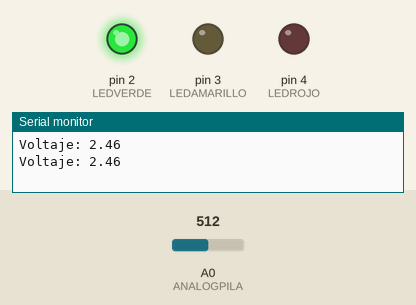
The sketch below on a simulated Arduino Uno, built with avr-gcc and run on an emulated ATmega328P. On the bench: output pins drawn as LEDs (lit = HIGH), the last lines printed to the serial monitor. The inputs (shaded band) are chosen by the test bench; at power-on: A0 (ANALOGPILA) = 512.

Above: at 1.6 s.
1.7 s: A0 (ANALOGPILA) set to 325
5.3 s: A0 (ANALOGPILA) set to 294
At 6.2 s:
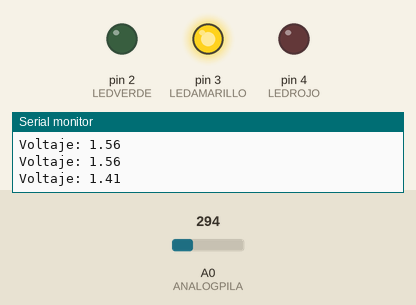
8.9 s: A0 (ANALOGPILA) set to 217
12.4 s: A0 (ANALOGPILA) set to 199
At 13.4 s:
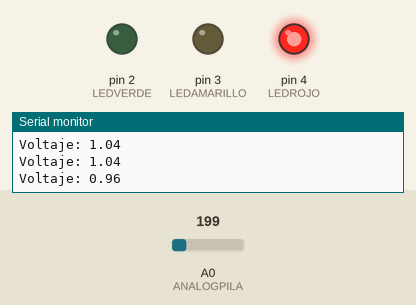
16.0 s: A0 (ANALOGPILA) set to 306
At 16.6 s:
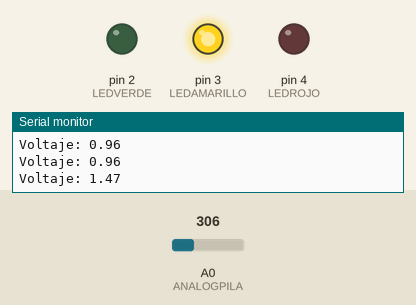
19.5 s: A0 (ANALOGPILA) set to 122
At 20.4 s:
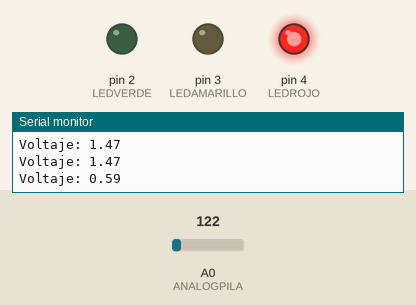
Timing chart, 0 to 22.5 s (numbered marks = the images above; inputs shaded):
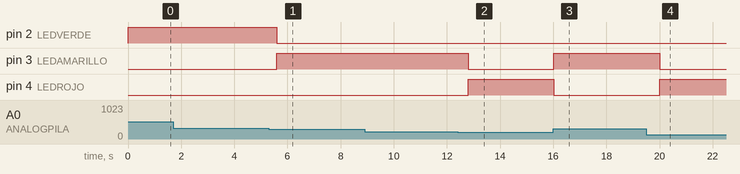

The sketch:

LEDS.ino
```cpp
// Pines para los led
#define LEDVERDE 2
#define LEDAMARILLO 3
#define LEDROJO 4
#define ANALOGPILA A0

//VARIABLES
int analogvalor = 0;
float voltaje = 0;
int ledDelay = 800;

//Umbrales
float maximo = 1.5;
float medio = 1;
float minimo = 0.1;


void setup() {
  // Iniciamos el monitor serie
  Serial.begin(9600);

  // Los pines de led en modo salida
  pinMode(LEDVERDE, OUTPUT);
  pinMode(LEDAMARILLO, OUTPUT);
  pinMode(LEDROJO, OUTPUT);

}

void loop() {
  // lEER ENTRADA ANALOGICA
  analogvalor = analogRead(ANALOGPILA);

  // OBTENEMOS EL VOLTAJE
  voltaje = 0.0048 * analogvalor;
  Serial.print("Voltaje: ");
  Serial.println(voltaje);

  // dependiendo del voltaje, encendemos un led
  if (voltaje >= maximo)
  {
    digitalWrite(LEDVERDE, HIGH);
    delay(ledDelay);
    digitalWrite(LEDVERDE, LOW);
  }

  else if (voltaje < maximo && voltaje > medio)
  {
    digitalWrite(LEDAMARILLO, HIGH);
    delay(ledDelay);
    digitalWrite(LEDAMARILLO, LOW);
  }

  else if (voltaje <= medio && voltaje > minimo)
  {
    digitalWrite(LEDROJO, HIGH);
    delay(ledDelay);
    digitalWrite(LEDROJO, LOW);
  }

  //Apagamos todos los leds
  digitalWrite(LEDROJO, LOW);
  digitalWrite(LEDVERDE, LOW);
  digitalWrite(LEDAMARILLO, LOW);
}
```

Measured:
- the behaviour switches between 313 and 312 on A0 (ANALOGPILA) (found by bisection; images 0 and 1)
- the behaviour switches between 209 and 208 on A0 (ANALOGPILA) (found by bisection; images 1 and 2)
- after the input at 5.3 s, pin 2 (LEDVERDE): HIGH → LOW after 0.30 s; pin 3 (LEDAMARILLO): LOW → HIGH after 0.30 s
- after the input at 12.4 s, pin 3 (LEDAMARILLO): HIGH → LOW after 0.41 s; pin 4 (LEDROJO): LOW → HIGH after 0.41 s
- after the input at 16.0 s, pin 3 (LEDAMARILLO): LOW → HIGH at once; pin 4 (LEDROJO): HIGH → LOW at once
- after the input at 19.5 s, pin 3 (LEDAMARILLO): HIGH → LOW after 0.52 s; pin 4 (LEDROJO): LOW → HIGH after 0.52 s
